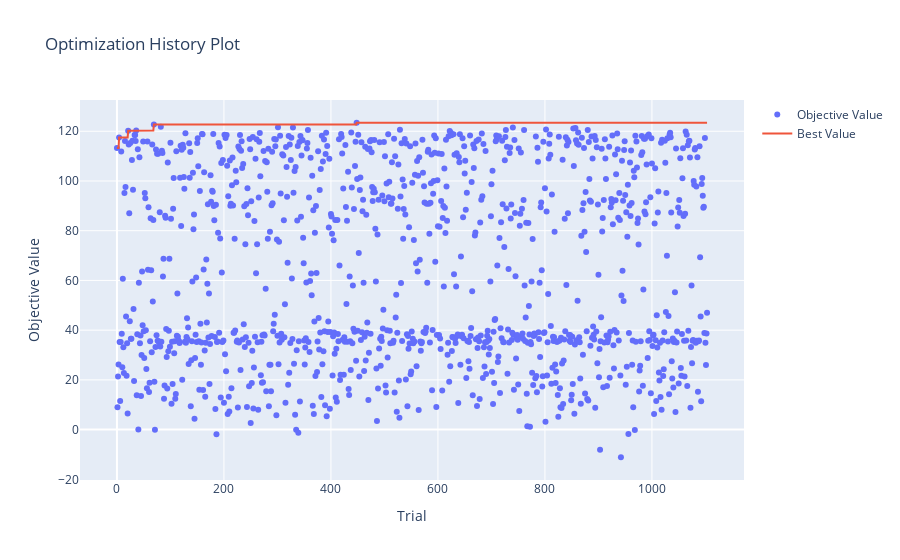

Write notebook code for a chart like this one.
### Code cell
plot_optimization_history(study)

### Figure 1 — Plotly figure (JSON) as saved in the notebook; plotly's stock layout.template omitted (floating-point values rounded to 4 significant figures; data arrays with more than 128 entries replaced by an {"elided": "..."} marker saying what was removed)
{"data": [{"mode": "markers", "name": "Objective Value", "type": "scatter", "x": {"elided": "1104 int values"}, "y": {"elided": "1104 float values"}}, {"name": "Best Value", "type": "scatter", "x": {"elided": "1104 int values"}, "y": {"elided": "1104 float values"}}], "layout": {"title": {"text": "Optimization History Plot"}, "xaxis": {"title": {"text": "Trial"}}, "yaxis": {"title": {"text": "Objective Value"}}}}
